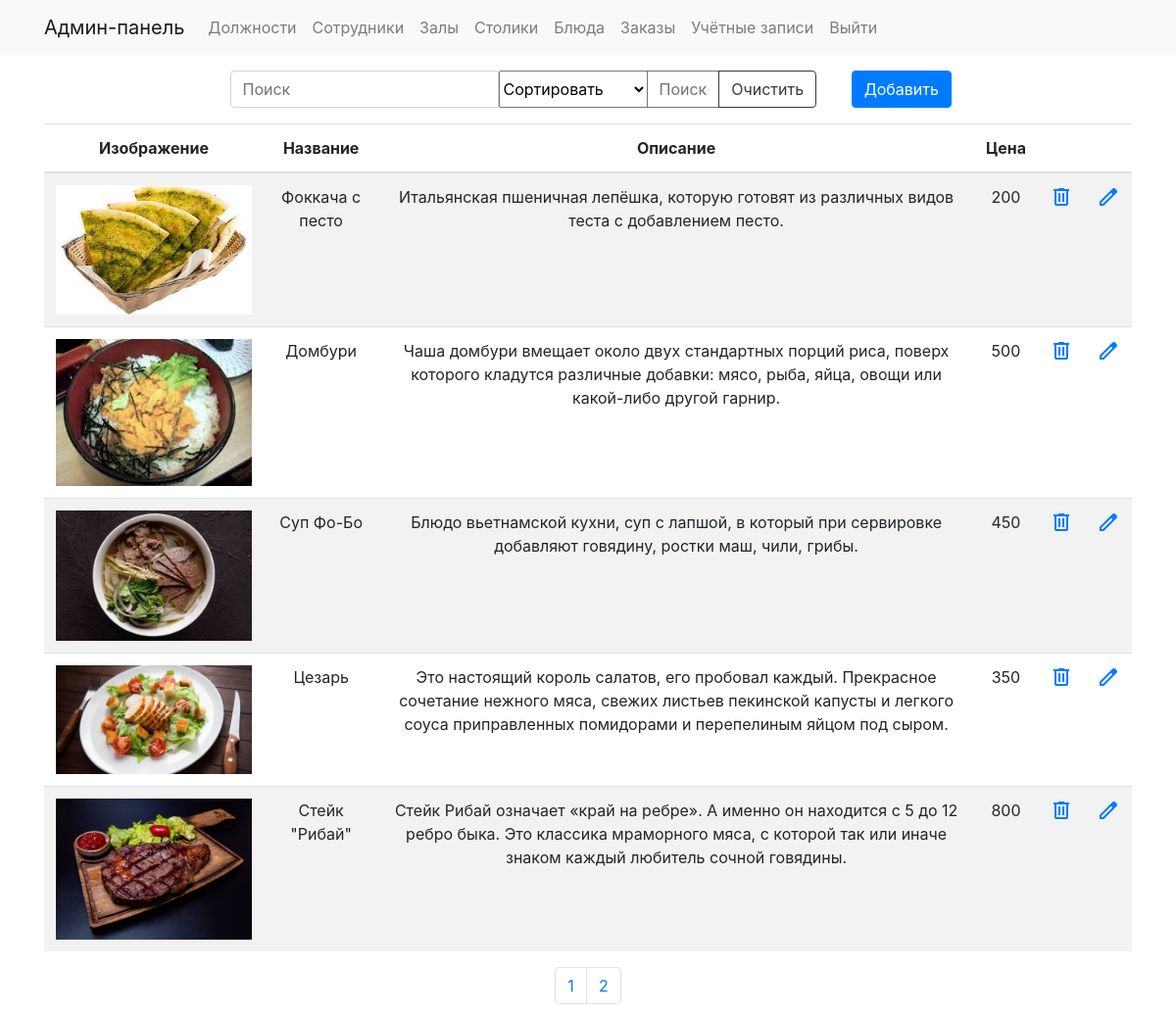
Screenshot of /dishes.php?page=2 (signed in) with the database file from the repository.
### tables this page shows
CREATE TABLE `Dishes` (
  `id` int NOT NULL,
  `name` varchar(255) DEFAULT NULL,
  `description` varchar(255) DEFAULT NULL,
  `price` int DEFAULT NULL,
  `image_path` varchar(255) NOT NULL
);

### scripts/dishes/dishes_info.php (the view, shortened to what this page needs)
<?php
$search = isset($_POST['search']) ? trim($_POST['search']) : '';
if (isset($_GET['page'])) {
    $page = $_GET['page'];
} else {
    $page = 1;
}
$count = 5;
$art = ($page * $count) - $count;
$res_count = mysqli_query($link, "SELECT COUNT(*) from Dishes");
$row = mysqli_fetch_row($res_count);
$total = $row[0];
$str_pag = ceil($total / $count);
$sql_dishes = "SELECT * FROM Dishes";
$sql_dishes .= " LIMIT $art,$count";
$result_dishes = mysqli_query($link, $sql_dishes);
if ($result_dishes) {
    if (mysqli_num_rows($result_dishes) > 0) {
        echo ' <table class="table table-striped text-center">'
            . '<thead>'
            . ' <tr> '
            . '<th scope="col">Изображение</th> '
            . '<th scope="col">Название</th> '
            . ' <th scope="col">Описание</th>'
            . ' <th scope="col">Цена</th>'
            . ' <th scope="col" colspan="2"></th>'
            . '</tr> '
            . '  </thead> '
            . '  <tbody> ';
        while ($row = mysqli_fetch_array($result_dishes)) {
            echo '<tr>' .
                '<td><img src="res/uploads/' . $row['image_path'] . '" style="max-height:150px;max-width:200px;" alt="Изображение блюда"> </td>' .
                "<td> {$row['name']} </td>" .
                "<td> {$row['description']} </td>" .
                "<td> {$row['price']} </td>" .
                '<td><a href="scripts/dishes/dishes_delete.php?dish_id=' . $row['id'] . ' "><span class="material-symbols-outlined">
                    delete
                    </span></a></td>' .
                '<td><a href="forms/dishes_form.php?dish_id=' . $row['id'] . ' "><span class="material-symbols-outlined">
                    edit
                    </span></a></td>' .
                '</tr>';
        }
        echo '</tbody>';
        echo '</table>';
        if (empty($search)) {
            echo '<div class="d-flex justify-content-center">';
            echo '<ul class="pagination">';
            for ($i = 1; $i <= $str_pag; $i++) {
                echo '<li class="page-item"><a class="page-link" href="dishes.php?page=' . $i . '">' . $i . '</a></li>';
            }
            echo '</ul>';
            echo '</div>';
        }
    } else {
        echo "Нет данных для отображения.";
    }
} else {
    echo "Произошла ошибка: " . mysqli_error($link);
}
?>

### res/styles/styles.css (style rules this page uses)
* { padding: 0px; margin: 0px; }

### rows the page displays
dishes: image_path (picture), name "Фоккача с песто", description "Итальянская пшеничная лепёшка, которую готовят из различных видов теста с добавлением песто.", price "200"
dishes: image_path (picture), name "Домбури", description "Чаша домбури вмещает около двух стандартных порций риса, поверх которого кладутся различные добавки: мясо, рыба, яйца, овощи или какой-либо другой гарнир.", price "500"
dishes: image_path (picture), name "Суп Фо-Бо", description "Блюдо вьетнамской кухни, суп с лапшой, в который при сервировке добавляют говядину, ростки маш, чили, грибы.", price "450"
dishes: image_path (picture), name "Цезарь", description "Это настоящий король салатов, его пробовал каждый. Прекрасное сочетание нежного мяса, свежих листьев пекинской капусты и легкого соуса приправленных помидорами и перепелиным яйцом под сыром.", price "350"
dishes: image_path (picture), name "Стейк \"Рибай\"", description "Стейк Рибай означает «край на ребре». А именно он находится с 5 до 12 ребро быка. Это классика мраморного мяса, с которой так или иначе знаком каждый любитель сочной говядины.", price "800"

### other values shown
$label "Должности"
$label "Сотрудники"
$label "Залы"
$label "Cтолики"
$label "Блюда"
$label "Заказы"
$label "Учётные записи"
$label "Выйти"
